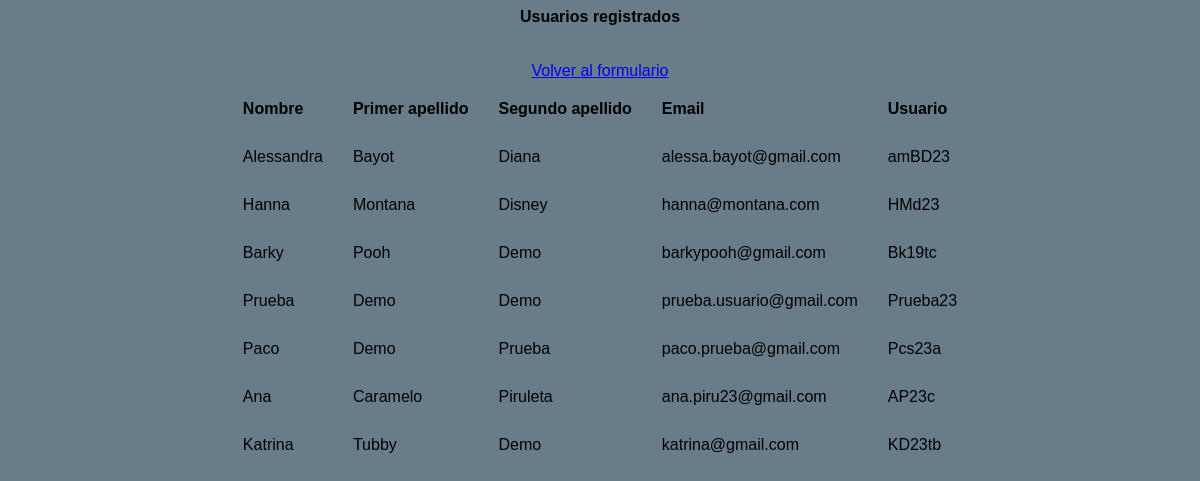
The page /mostrarconsulta.php on the database its author committed.
### tables this page shows
CREATE TABLE `usuarios` (
  `id_usuario` int(11) NOT NULL,
  `nombre` varchar(25) NOT NULL,
  `primer_apellido` varchar(25) NOT NULL,
  `segundo_apellido` varchar(25) NOT NULL,
  `email` varchar(30) NOT NULL,
  `usuario` varchar(8) NOT NULL,
  `password` varchar(8) NOT NULL
);

### mostrarconsulta.php (the view, shortened to what this page needs)
<!doctype html>
<html>
<head>
    <link href="styles.css" rel ="stylesheet" type="text/css">
</head>
<body>
<?php
    $servername = "localhost";
    $username = "root";
    $password = "";
    $dbname = "laboratorio";
    $conn = new mysqli($servername,$username,$password,$dbname);
    $consultasql= "SELECT `nombre`, `primer_apellido`, `segundo_apellido`, `email`, `usuario` FROM `usuarios`";
    if ($conn->query($consultasql) == TRUE) {
        echo "<b> <center>Usuarios registrados</center> </b> <br> <br>";
        echo '<center><table border="0" cellspacing="10" cellpadding="10">
        <tr>
          <td> <b><font face="Arial">Nombre</font> </b></td>
          <td> <b><font face="Arial">Primer apellido</font></b> </td>
          <td> <b><font face="Arial">Segundo apellido</font></b> </td>
          <td> <b><font face="Arial">Email</font> </b></td>
          <td> <b><font face="Arial">Usuario</font> </b></td>
        </tr>';
        if ($resultado = $conn->query($consultasql)) {
            while ($row = $resultado->fetch_assoc()) {
                $nombre = $row["nombre"];
                $primer_apellido = $row["primer_apellido"];
                $segundo_apellido = $row["segundo_apellido"];
                $email = $row["email"];
                $usuario = $row["usuario"];
        echo '<tr>
                  <td>'.$nombre.'</td>
                  <td>'.$primer_apellido.'</td>
                  <td>'.$segundo_apellido.'</td>
                  <td>'.$email.'</td>
                  <td>'.$usuario.'</td>
              </tr>';
            }
        }else{
            echo 'Error al mostrar los datos';
        }
        echo '<a href="index.php" class="pulse" name="btnFormulario">Volver al formulario</a>';
    }else{
        echo '<script language="javascript">alert("Error al realizar la consulta");</script>';
        echo '<b>ERROR</b> <p>"No se ha podido realizar la consulta"</p>';
        echo '<a href="index.php" class="pulse" name="btnFormulario">Volver al formulario</a>';
    }
?>
</body>
</html>

### styles.css (style rules this page uses)
body { background-color: #697c8a; font-family: sans-serif; }
.pulse { --color: #57d157; --hover: #d3ef6e; }

### rows shown on the page
usuarios: nombre "Alessandra", primer_apellido "Bayot", segundo_apellido "Diana", email "alessa.bayot@gmail.com", usuario "amBD23"
usuarios: nombre "Hanna", primer_apellido "Montana", segundo_apellido "Disney", email "hanna@montana.com", usuario "HMd23"
usuarios: nombre "Barky", primer_apellido "Pooh", segundo_apellido "Demo", email "barkypooh@gmail.com", usuario "Bk19tc"
usuarios: nombre "Prueba", primer_apellido "Demo", segundo_apellido "Demo", email "prueba.usuario@gmail.com", usuario "Prueba23"
usuarios: nombre "Paco", primer_apellido "Demo", segundo_apellido "Prueba", email "paco.prueba@gmail.com", usuario "Pcs23a"
usuarios: nombre "Ana", primer_apellido "Caramelo", segundo_apellido "Piruleta", email "ana.piru23@gmail.com", usuario "AP23c"
usuarios: nombre "Katrina", primer_apellido "Tubby", segundo_apellido "Demo", email "katrina@gmail.com", usuario "KD23tb"
